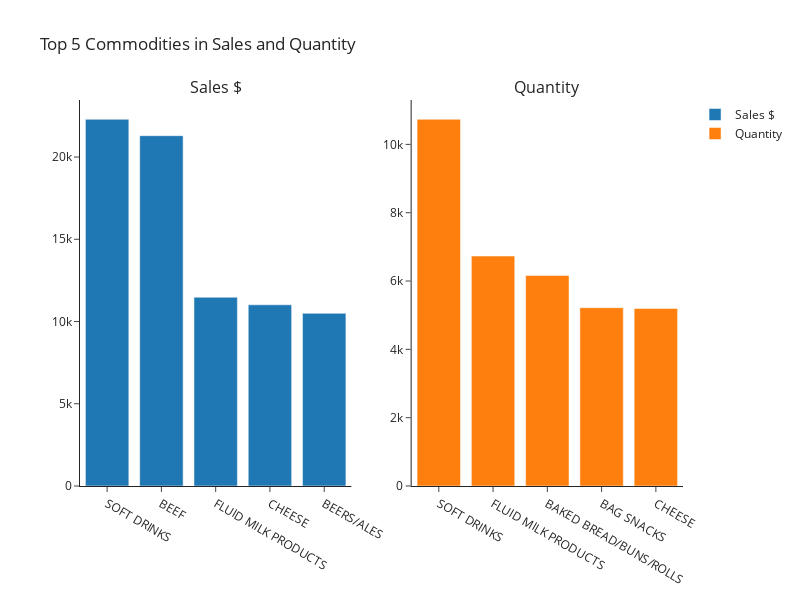

The cell this chart's notebook holds for it:
### Code cell
# Add the 2 traces
trace1 = go.Bar(
            x = df_top5.COMMODITY_DESC,
            y = df_top5.SALES_VALUE,
            name = 'Sales $')

trace2 = go.Bar(
            x = df_top5_quantity.COMMODITY_DESC,
            y = df_top5_quantity.QUANTITY,
            name = 'Quantity')

# Set-up subplots
fig = make_subplots(rows=1, cols=2, subplot_titles=("Sales $", "Quantity"))

fig.add_trace(
    trace1,
    row=1, col=1
)

fig.add_trace(
    trace2,
    row=1, col=2
)

fig.update_layout(height=600, width=800, template = 'simple_white', title_text="Top 5 Commodities in Sales and Quantity")

fig.show()

### Figure 1 — Plotly figure (JSON) as saved in the notebook; plotly's stock layout.template omitted (floating-point values rounded to 4 significant figures)
{"data": [{"name": "Sales $", "type": "bar", "x": ["SOFT DRINKS", "BEEF", "FLUID MILK PRODUCTS", "CHEESE", "BEERS/ALES"], "xaxis": "x", "y": [22300.0, 21300.0, 11480.0, 11020.0, 10500.0], "yaxis": "y"}, {"name": "Quantity", "type": "bar", "x": ["SOFT DRINKS", "FLUID MILK PRODUCTS", "BAKED BREAD/BUNS/ROLLS", "BAG SNACKS", "CHEESE"], "xaxis": "x2", "y": [10734, 6731, 6162, 5220, 5197], "yaxis": "y2"}], "layout": {"annotations": [{"font": {"size": 16}, "showarrow": false, "text": "Sales $", "x": 0.225, "xanchor": "center", "xref": "paper", "y": 1, "yanchor": "bottom", "yref": "paper"}, {"font": {"size": 16}, "showarrow": false, "text": "Quantity", "x": 0.775, "xanchor": "center", "xref": "paper", "y": 1, "yanchor": "bottom", "yref": "paper"}], "height": 600, "title": {"text": "Top 5 Commodities in Sales and Quantity"}, "width": 800, "xaxis": {"anchor": "y", "domain": [0, 0.45]}, "xaxis2": {"anchor": "y2", "domain": [0.55, 1]}, "yaxis": {"anchor": "x", "domain": [0, 1]}, "yaxis2": {"anchor": "x2", "domain": [0, 1]}}}
